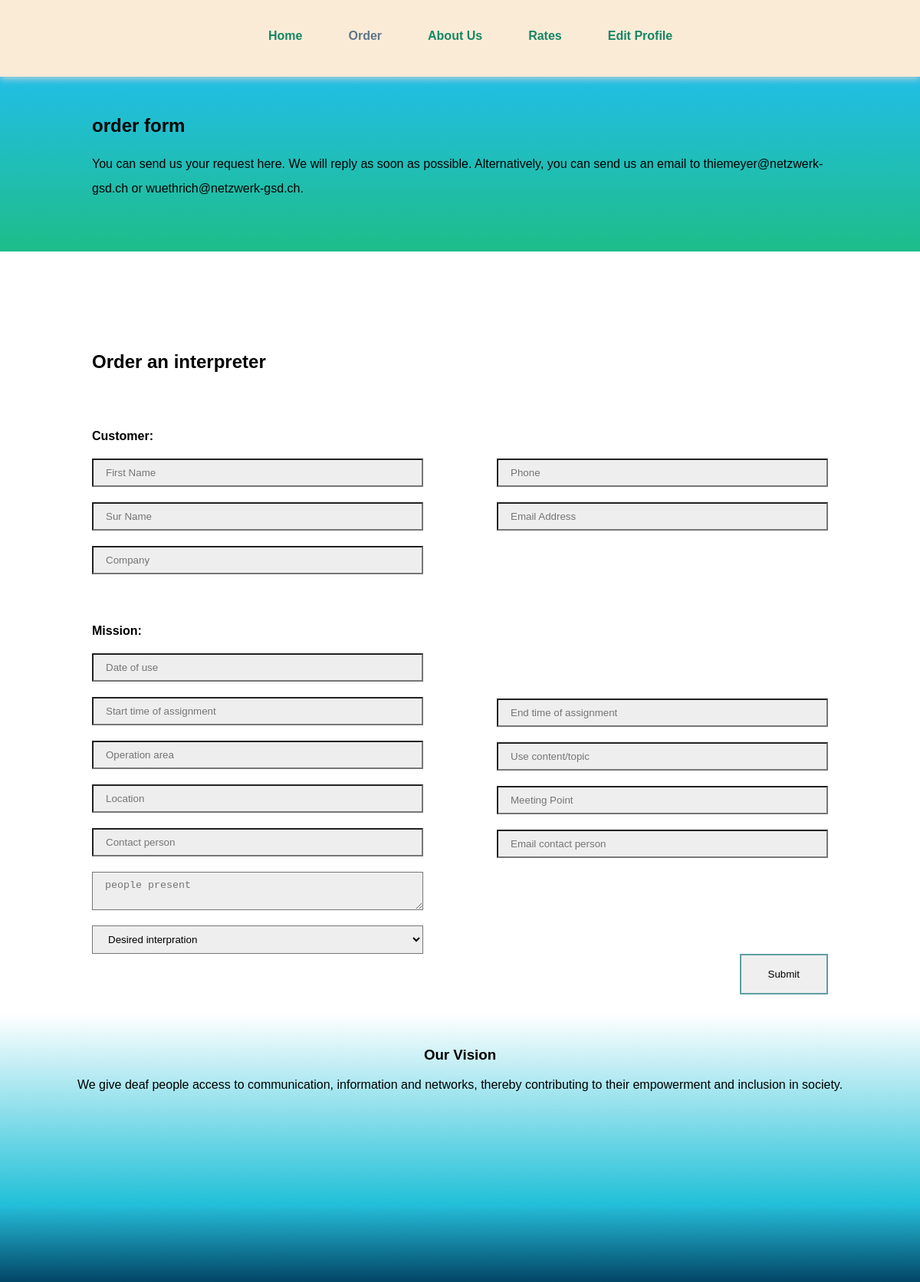
The app's page /order.php with its own data.
### tables this page shows
CREATE TABLE `contents` (
  `heading1` varchar(250) NOT NULL,
  `description1` longtext NOT NULL,
  `vision_description` longtext NOT NULL,
  `order_heading` varchar(250) NOT NULL,
  `order_description` longtext NOT NULL,
  `rates_heading` varchar(255) NOT NULL,
  `rates_description` longtext NOT NULL,
  `cancelation_cost_text` longtext NOT NULL
);

### order.php (the view, shortened to what this page needs)
<?php
include "includes/db/config.php";
$sql2="SELECT * FROM contents";
$result2=mysqli_query($conn,$sql2);
$row2=mysqli_fetch_assoc($result2);
?>
<html>
  <head>
    <link href="includes/css/style.css" rel="stylesheet" />
  </head>
  <body>
    <div id="nav">
      <ul>
        <a href="index.php"><li>Home</li></a>
        <a href="Order.php"><li class="active">Order</li></a>
        <a href="about_us.php"><li>About Us</li></a>
        <a href="rates.php"><li>Rates</li></a>
        <a href="editprofile.php"><li>Edit Profile</li></a>
      </ul>
    </div>
    <div id="desc">
      <div id="inner">
        <h2><?php echo $row2['order_heading'];  ?></h2>
        <p>
        <?php echo $row2['order_description'];  ?>
        </p>
      </div>
    </div>
    <div id="order_form">
      <div id="inner">
        <h2>Order an interpreter</h2>
        <br /><br /><br />
        <form id="form1" action="" method="post">
          <div style="float: left; width: 100%">
            <h4>Customer:</h4>
            <input class="fr_el_l" type="text" placeholder="First Name" />
            <input class="fr_el_r" type="number" placeholder="Phone" />
            <input class="fr_el_l" type="text" placeholder="Sur Name" />
            <input class="fr_el_r" type="email" placeholder="Email Address" />
            <input class="fr_el_l" type="text" placeholder="Company" />
          </div>
          <div style="float: left; width: 100%; margin-top: 65px">
            <h4>Mission:</h4>
            <input class="fr_el_l" type="text" placeholder="Date of use" />
            <input class="fr_el_l" type="text" placeholder="Start time of assignment" />
            <input class="fr_el_r" type="text" placeholder="End time of assignment" />
            <input class="fr_el_l" type="text" placeholder="Operation area" />
            <input class="fr_el_r" type="text" placeholder="Use content/topic" />
            <input class="fr_el_l" type="text" placeholder="Location" />
            <input class="fr_el_r" type="text" placeholder="Meeting Point" />
            <input class="fr_el_l" type="text" placeholder="Contact person" />
            <input class="fr_el_r" type="text" placeholder="Email contact person" />
            <textarea placeholder="people present" class="fr_el_l"></textarea
            ><br />
          </div>
          <select class="fr_el_l">
            <option>Desired interpration</option>
          </select>
          <div style="width: 100%; float: left">
            <input class="sub1" type="submit" />
          </div>
        </form>
      </div>
    </div>
    <div id="vision">
      <h3>Our Vision</h3>
      <?php echo $row2['vision_description'];  ?>
    </div>
    <div id="footer"></div>
  </body>
</html>

### includes/css/style.css (style rules this page uses)
body { margin: 0; padding: 0; font-family: sans-serif; }
h4 { margin: 0; }
#nav { width: 100%; height: 100px; background-color: antiquewhite; position: fixed; text-align: center; box-shadow: 0px 2px 10px lightgrey; z-index: 100; }
#desc { width: 100%; overflow: hidden; background-image: linear-gradient(rgb(34, 190, 238), rgb(30 189 137)); padding: 50px 0px; }
#vision { width: 100%; padding: 25px 0px; height: 200px; text-align: center; background-image: linear-gradient(rgb(255, 255, 255), rgb(32 192 216)); }
#footer { width: 100%; height: 100px; background-image: linear-gradient(rgb(37 189 217), rgb(2, 70, 102)); }
#nav ul { list-style: none; width: 50%; height: 100%; margin: auto; }
#nav ul li { float: left; padding: 15px 30px; margin-top: 23px; cursor: pointer; font-weight: bold; color: rgb(23, 134, 101); }
#inner { width: 80%; margin: auto; }
#desc p { line-height: 32px; }
.active { color: rgb(95, 118, 138) !important; }
#order_form { width: 100%; background-color: WHITE; padding: 110px 0px 25px 0px; overflow: hidden; }
.fr_el_l { width: 45%; float: left; margin-top: 20px; padding: 9px 16px; background: #eee; }
.fr_el_r { width: 45%; float: right; margin-top: 20px; padding: 9px 16px; background: #eee; }
.sub1 { float: right; padding: 17px 35px; border: 2px solid cadetblue; cursor: pointer; }

### records on screen
contents: order_heading "order form", order_description "You can send us your request here. We will reply as soon as possible. Alternatively, you can send us an email to thiemeyer@netzwerk-gsd.ch or wuethrich@netzwerk-gsd.ch.", vision_description "We give deaf people access to communication, information and networks, thereby contributing to their empowerment and inclusion in society."
